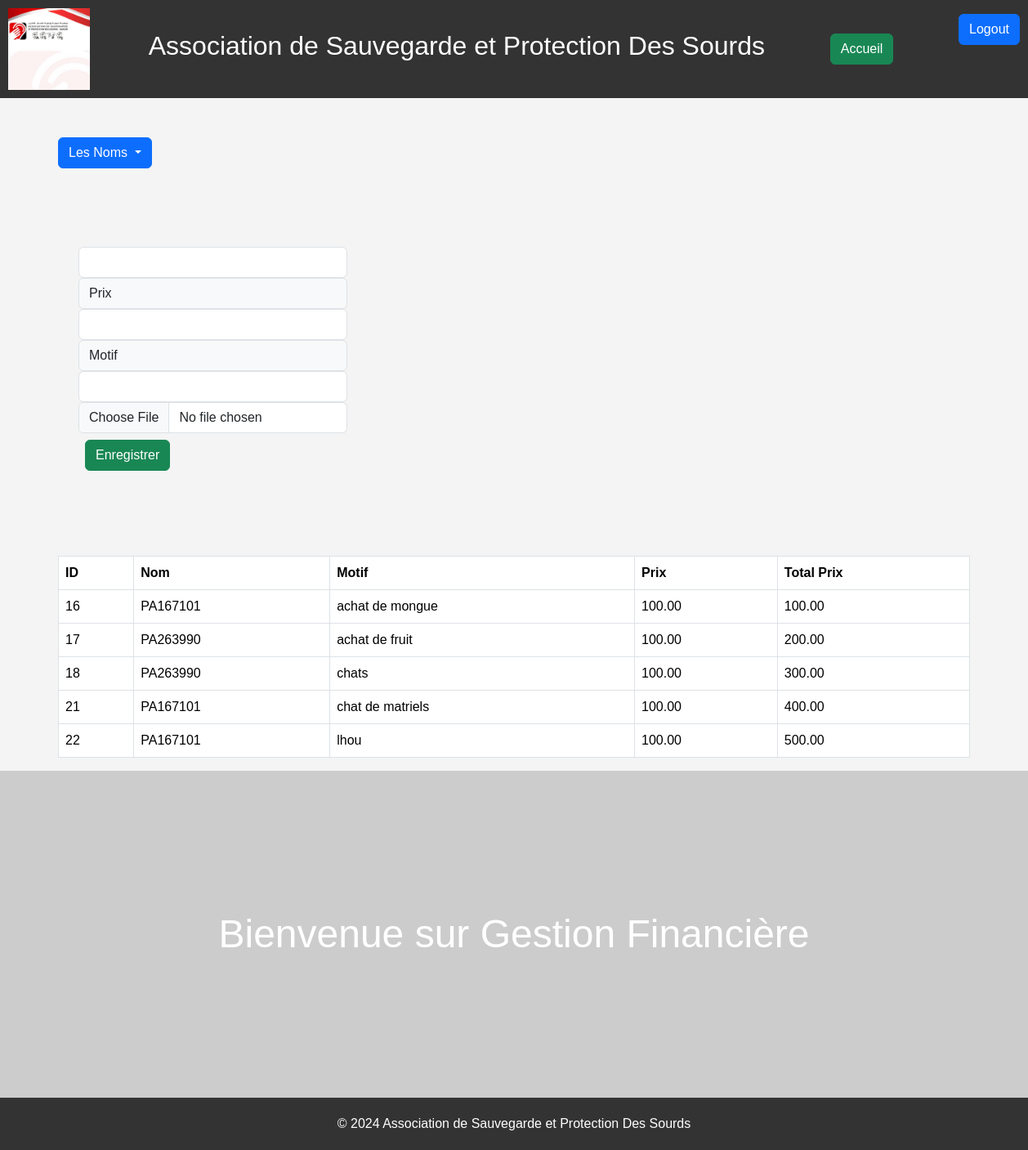
The app's page /depense.php (signed in) with its own data.
### tables this page shows
CREATE TABLE `masrouf` (
  `id` int(11) NOT NULL,
  `nom` varchar(100) NOT NULL,
  `prix` decimal(10,2) NOT NULL,
  `motif` varchar(255) DEFAULT NULL,
  `date` date NOT NULL DEFAULT curdate(),
  `total` decimal(10,2) DEFAULT NULL,
  `file_data` longblob DEFAULT NULL
);

### depense.php (the view, shortened to what this page needs)
<?php
include 'connect.php';
?>
<!DOCTYPE html>
<html lang="fr">
<head>
    <link href="https://cdn.jsdelivr.net/npm/bootstrap@5.3.3/dist/css/bootstrap.min.css" rel="stylesheet"
>
</head>
<body>
    <nav class="navbar">
        <img src="navbarlogo.png" alt="Navbar Logo" class="nav-logo">
        <h2>Association de Sauvegarde et Protection Des Sourds</h2>
        <button type="button" class="btn btn-success m-2" id="homebtn">Accueil</button>
        <a href="logout.php" class="btn btn-primary mb-5">Logout</a>
    </nav>
    <div class="container mt-5">
        <div class="dropdown">
            <button class="btn btn-primary dropdown-toggle" type="button" id="dropdownMenuButton"
                data-bs-toggle="dropdown" aria-expanded="false">
                Les Noms
            </button>
        </div>
    </div>
    <div class="input-group m-5 p-5">
        <form action="depense.php" method="POST">
            <input type="text" name="nom" id="inputField" class="form-control" readonly autocomplete="off">
            <span class="input-group-text">Prix</span>
            <input type="text" name="prix" class="form-control" autocomplete="off">
            <span class="input-group-text">Motif</span>
            <input type="text" name="motif" class="form-control" autocomplete="off">
            <input type="file" name="print" id="scanInput" class="form-control" autocomplete="off">
            <button type="submit" class="btn btn-success m-2">Enregistrer</button>
        </form>
    </div>
    <div class="container mt-5">
        <table class="table table-bordered">
            <thead>
                <tr>
                    <th>ID</th>
                    <th>Nom</th>
                    <th>Motif</th>
                    <th>Prix</th>
                    <th>Total Prix</th>
                </tr>
            </thead>
            <tbody>
                <?php
                $sql_display = "SELECT * FROM `masrouf`";
                $result_display = mysqli_query($con, $sql_display);
                if ($result_display) {
                    while ($row = mysqli_fetch_assoc($result_display)) {
                        echo '<tr>';
                        echo '<td>' . $row['id'] . '</td>';
                        echo '<td>' . $row['nom'] . '</td>';
                        echo '<td>' . $row['motif'] . '</td>';
                        echo '<td>' . $row['prix'] . '</td>';
                        echo '<td>' . $row['total'] . '</td>';
                        echo '</tr>';
                    }
                } else {
                    echo '<tr><td colspan="5">No data found</td></tr>';
                }
                ?>
            </tbody>
        </table>
    </div>
    <div class="hero">
        <h1>Bienvenue sur Gestion Financière</h1>
    </div>
    <footer class="footer">
        &copy; 2024 Association de Sauvegarde et Protection Des Sourds
    </footer>
</body>
</html>

### depense.php (style rules this page uses)
body { margin: 0; font-family: Arial, sans-serif; background-color: #f4f4f4; }
.navbar { background-color: #333; color: #fff; padding: 10px; display: flex; justify-content: space-between; align-items: center; }
.hero { background-image: url('https://via.placeholder.com/'); background-size: cover; background-position: center; height: 400px; display: flex; justify-content: center; align-items: center; color: #fff; text-align: center; }
.hero h1 { font-size: 48px; margin: 0; }
.footer { background-color: #333; color: #fff; padding: 20px; text-align: center; }
nav .nav-logo { height: 100px; width: 100px; }

### records on screen
masrouf: id "16", nom "PA167101", motif "achat de mongue", prix "100.00", total "100.00"
masrouf: id "17", nom "PA263990", motif "achat de fruit", prix "100.00", total "200.00"
masrouf: id "18", nom "PA263990", motif "chats", prix "100.00", total "300.00"
masrouf: id "21", nom "PA167101", motif "chat de matriels", prix "100.00", total "400.00"
masrouf: id "22", nom "PA167101", motif "lhou", prix "100.00", total "500.00"
